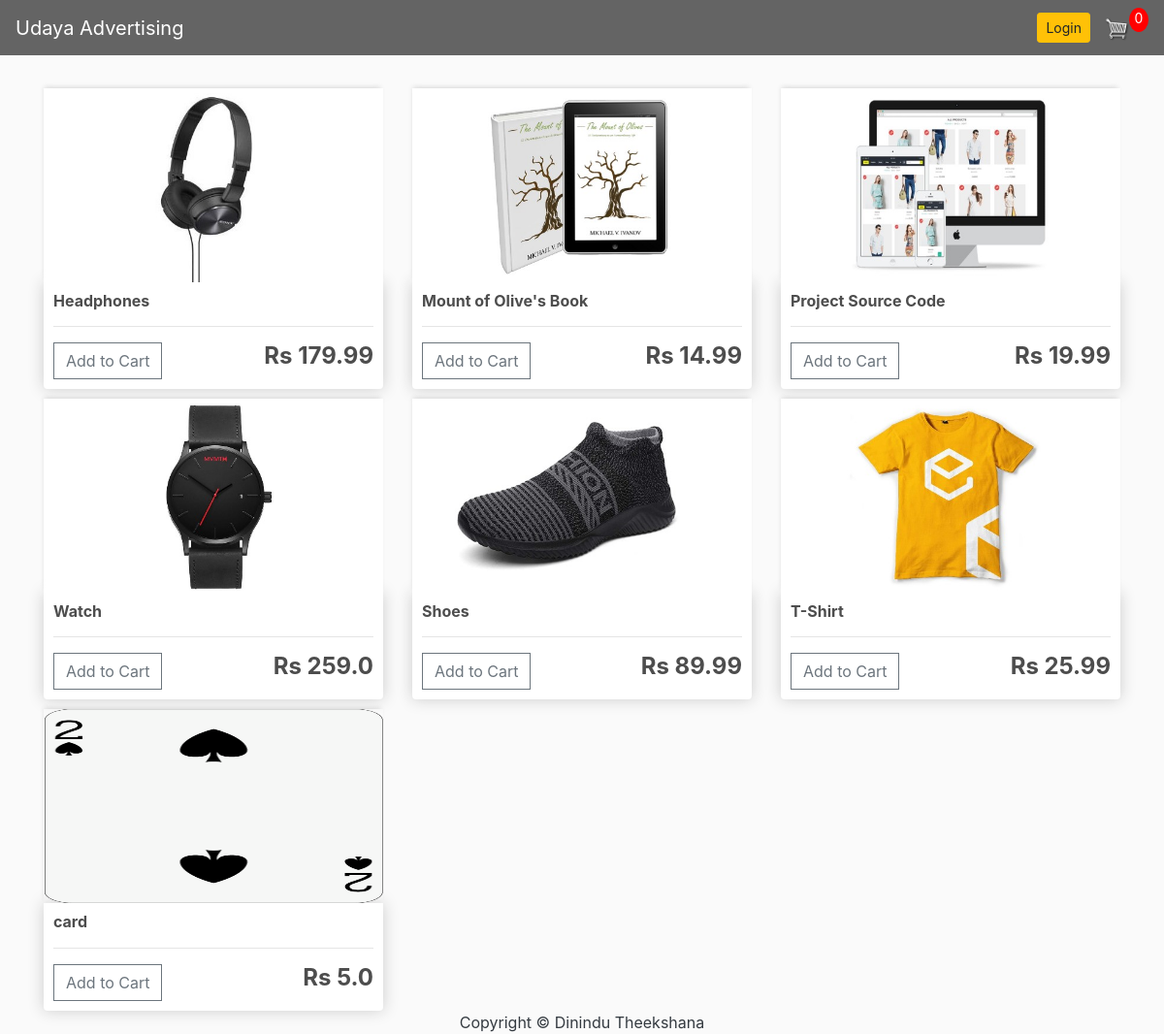
The page / (signed in) on the database its author committed.
### store/models.py (models this page shows, shortened)
class Product(models.Model):
	name = models.CharField(max_length=200)
	price = models.FloatField()
	digital = models.BooleanField(default=False,null=True, blank=True)
	image = models.ImageField(null=True, blank=True)
	desc = models.TextField(blank=True, null=True)
	@property
	def imageURL(self):              # if image is not given by the user web site getting error
		try:						 # so this function is used to prevent from that error
			url = self.image.url
		except:
			url = ''
		return url

### store/views.py (the view)
# urls.py: path('', include('store.urls')),
def store(request):
	data = cartData(request)
	cartItems = data['cartItems']
	order = data['order']
	items = data['items']
	products = Product.objects.all()
	context = {'products':products, 'cartItems':cartItems}
	return render(request, 'store/store.html', context)

### store/models.py (called while the page is built)
	@property
	def get_cart_items(self):
		orderitems = self.orderitem_set.all()
		total = sum([item.quantity for item in orderitems])
		return total

### store/utils.py (called while the page is built)
def cartData(request):
	if request.user.is_authenticated:
		customer = request.user.customer
		order, created = Order.objects.get_or_create(customer=customer, complete=False)
		items = order.orderitem_set.all()
		cartItems = order.get_cart_items
	else:
		cookieData = cookieCart(request)
		cartItems = cookieData['cartItems']
		order = cookieData['order']
		items = cookieData['items']
	return {'cartItems':cartItems ,'order':order, 'items':items}

### store/templates/store/store.html (shortened to what this page needs)
{% extends 'store/main.html' %}
{% load static %}
{% block content %}
	<div class="row">
		{% for product in products %}
		<div class="col-lg-4">
			<a href="{% url 'productDetail' product.id %}"><img class="thumbnail" src="{{product.imageURL}}"></a>
			<div class="box-element product">
				<h6><strong>{{product.name}}</strong></h6>
				<hr>
				<button data-product="{{product.id}}" data-action="add" class="btn btn-outline-secondary add-btn update-cart">Add to Cart</button>
				<h4 style="display: inline-block; float: right"><strong>Rs {{product.price}}</strong></h4>
			</div>
		</div>
		{% endfor %}
	</div>
{% endblock content %}

### static/css/main.css (style rules this page uses)
body { background-color: hsl(0, 0%, 98%); }
h1,h2,h3,h4,h5,h6 { color:hsl(0, 0%, 30%); }
.box-element { box-shadow:hsl(0, 0%, 80%) 0 0 16px; background-color: #fff; border-radius: 4px; padding: 10px; }
.thumbnail { width: 100%; height: 200px; -webkit-box-shadow: -1px -3px 5px -2px rgba(214,214,214,1); -moz-box-shadow: -1px -3px 5px -2px rgba(214,214,214,1); box-shadow: -1px -3px 5px -2px rgba(214,214,214,1); }
.product { border-radius: 0 0 4px 4px; }
.col-lg-4, .col-lg-6, .col-lg-8, .col-lg-12 { margin-top: 10px; }
.btn { border-radius: 0; }

### rows shown on the page
Product: imageURL (picture), name "Headphones", price "179.99"
Product: imageURL (picture), name "Mount of Olive's Book", price "14.99"
Product: imageURL (picture), name "Project Source Code", price "19.99"
Product: imageURL (picture), name "Watch", price "259.0"
Product: imageURL (picture), name "Shoes", price "89.99"
Product: imageURL (picture), name "T-Shirt", price "25.99"
Product: imageURL (picture), name "card", price "5.0"

### other values the page prints
{{ cartItems }} "0"
